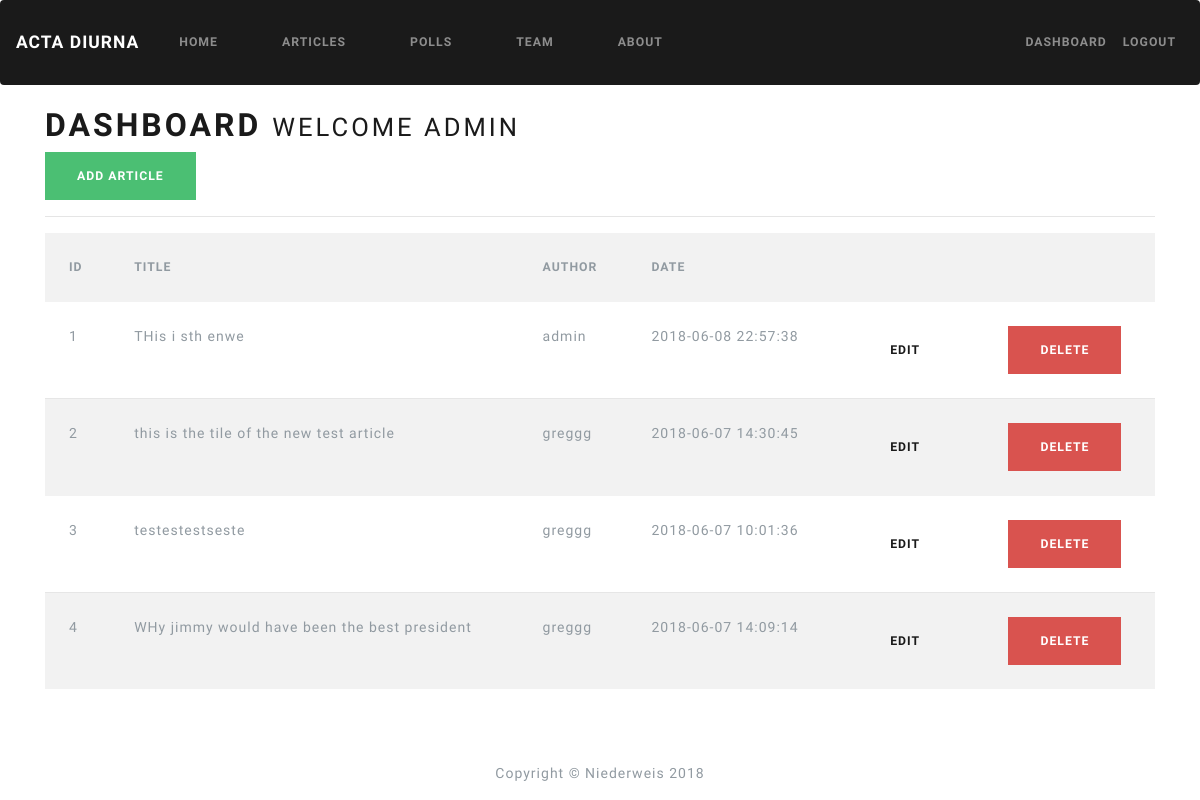
The page /dashboard (signed in) on the database as committed earlier.
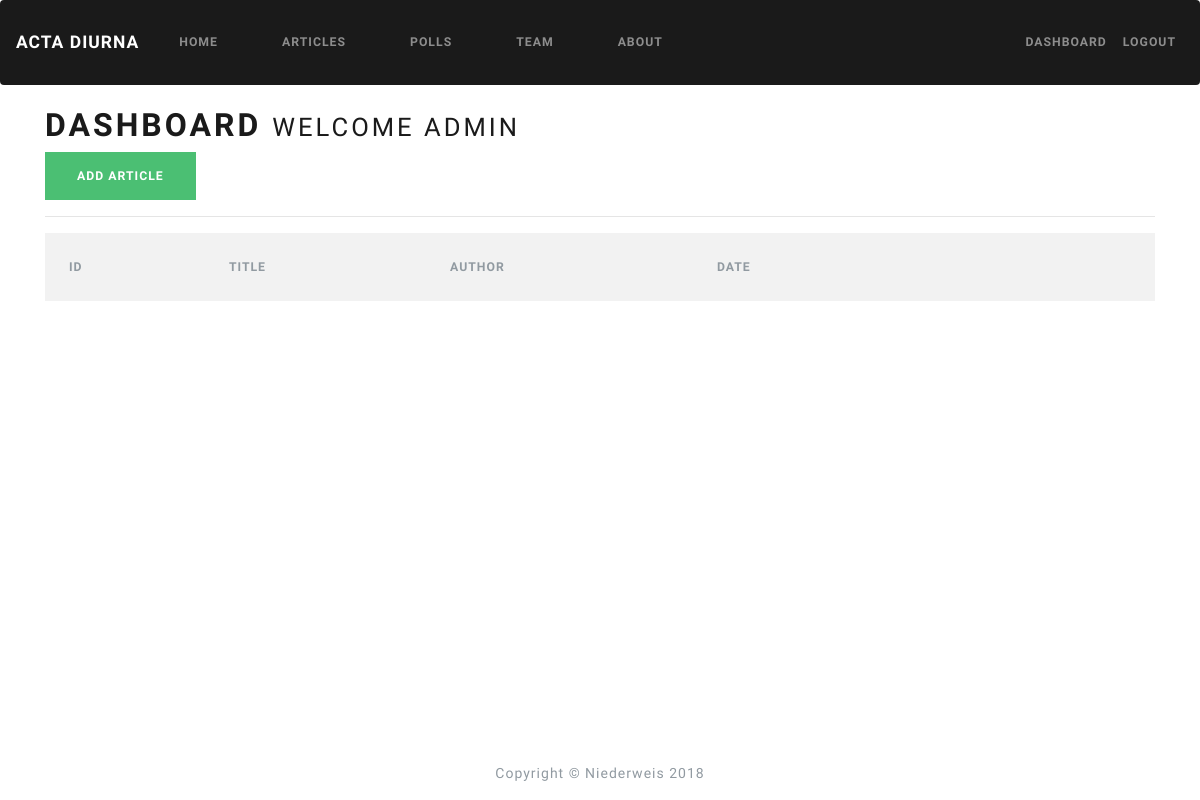
The same page on the database as committed later.
### app.py (models this page shows)
class Users(UserMixin, db.Model):
    id = db.Column(db.Integer, primary_key=True)
    first_name = db.Column(db.String(25))
    last_name = db.Column(db.String(40))
    email = db.Column(db.String(100))
    username = db.Column(db.String(30))
    password = db.Column(db.String(100))

class Articles(db.Model):
    id = db.Column(db.Integer, primary_key=True)
    title = db.Column(db.String(255))
    author = db.Column(db.String(100))
    body = db.Column(db.String)
    create_date = db.Column(db.String, server_default=db.FetchedValue())

### app.py (the view)
@app.route('/dashboard')
@login_required
def dashboard():
    active = 'dashboard'
    listOfArticles = Articles.query.all()
    return render_template('dashboard.html', articles=listOfArticles)

### app.py (called while the page is built)
@login_manager.user_loader
def load_user(user_id):
    return Users.query.get(int(user_id))

### templates/dashboard.html (shortened to what this page needs)
{% extends 'base.html' %} {% block title %} Dashboard {% endblock %} {% block content %}
<h1>Dashboard <small> Welcome {{current_user.username}}</small></h1>
<a class="btn btn-success" href="/add_article">Add Article</a>
<hr>
<table class="table table-striped">
  <tr>
    <th>ID</th>
    <th>Title</th>
    <th>Author</th>
    <th>Date</th>
    <th></th>
    <th></th>
  </tr>
  {% for article in articles %}
  <tr>
    <td>{{article.id}}</td>
    <td>{{article.title}}</td>
    <td>{{article.author}}</td>
    <td>{{article.create_date}}</td>
    <td><a href="edit_article/{{article.id}}" class="btn btn-default pull-right">Edit</a></td>
    <td>
      <form id="deleteArt" method="post" action="{{url_for('delete_article', id=article.id)}}">
        <a href="javascript: confirmDelete()" class="btn btn-danger">Delete</a>
      </form>
    </td>
  </tr>
  {% endfor %}
</table>
{% endblock %}

### templates/base.html (shortened to what this page needs)
<!DOCTYPE html>
<html>
<head>
  <link rel="stylesheet" href="{{url_for('static', filename='bootstrapMin.css')}}">
  <link rel="stylesheet" href="{{url_for('static', filename='bootstrap.css')}}">
</head>
<body>
  <nav class="navbar navbar-expand-lg navbar-dark bg-primary">
    <a class="navbar-brand" href="/index">Acta Diurna</a>
    <div class="collapse navbar-collapse" id="navbarColor01">
      <ul class="navbar-nav mr-auto">
        <li class="nav-item">
          <a class="nav-link" href="/index">Home</a>
        </li>
        <li class="nav-item">
          <a class="nav-link" href="/articles">Articles</a>
        </li>
        <li class="nav-item">
          <a class="nav-link" href="/polls">Polls</a>
        </li>
        <li class="nav-item">
          <a class="nav-link" href="/team">Team</a>
        </li>
        <li class="nav-item">
          <a class="nav-link" href="/about">About</a>
        </li>
      </ul>
    </div>
    <div class="navbar-collapse collapse w-100 order-3 dual-collapse2">
      {% if current_user.is_authenticated %}
      <ul class="navbar-nav ml-auto">
        <li class="nav navbar-nav navbar-right">
          <a class="nav-link" href="/dashboard">Dashboard</a>
        </li>
        <li class="nav navbar-nav navbar-right">
          <a class="nav-link" href="/logout">Logout</a>
        </li>
      </ul>
      {% endif %}
    </div>
  </nav>
  <br>
  <div class="container">
    {% include 'includes/_messages.html' %} {% block content %}{% endblock %}
  </div>
  <br>
  <footer>
    <div id="footer">
      Copyright &copy; Niederweis 2018
    </div>
  </footer>
</body>
</html>

Rows that differ between the two databases and show on the page:
removed Articles: id "1", title "THis i sth enwe", author "admin", create_date "2018-06-08 22:57:38"
removed Articles: id "2", title "this is the tile of the new test article", author "greggg", create_date "2018-06-07 14:30:45"
removed Articles: id "3", title "testestestseste", author "greggg", create_date "2018-06-07 10:01:36"
removed Articles: id "4", title "WHy jimmy would have been the best president", author "greggg", create_date "2018-06-07 14:09:14"
